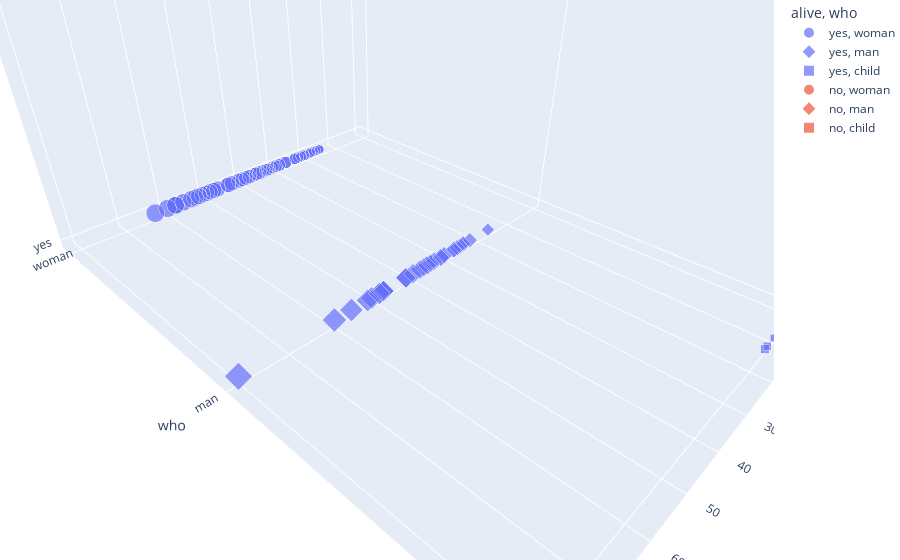

Notebook source saved alongside this figure:
### Code cell
# Second figures shows the same as the first one, except now a third dimension is added showing survivors
fig2 = px.scatter_3d(df, x="age", y="who", z="alive", color="alive", size="age", symbol="who")
fig2.update_layout(margin=dict(l=0, r=0, b=0, t=0))
fig2.show()

### Figure 1 — Plotly figure (JSON) as saved in the notebook; plotly's stock layout.template omitted (floating-point values rounded to 4 significant figures)
{"data": [{"hovertemplate": "alive=%{z}<br>who=%{y}<br>age=%{marker.size}<extra></extra>", "legendgroup": "yes, woman", "marker": {"color": "#636efa", "size": [38, 35, 58, 49, 29, 23, 32.5, 19, 22, 44, 58, 31, 32, 35, 30, 58, 35, 63, 19, 50, 17, 30, 24, 18, 31, 40, 36, 36, 16, 41, 24, 24, 22, 60, 24, 23, 24, 33, 23, 35, 54, 16, 34, 30, 44, 22, 36, 48, 39, 53, 39, 39, 18, 52, 40, 21, 24, 18, 24, 38, 27, 29, 21, 33, 36, 51, 43, 17, 49, 33, 52, 27, 39, 16, 48, 47, 56, 19], "sizemode": "area", "sizeref": 0.2, "symbol": "circle"}, "mode": "markers", "name": "yes, woman", "scene": "scene", "showlegend": true, "type": "scatter3d", "x": [38, 35, 58, 49, 29, 23, 32.5, 19, 22, 44, 58, 31, 32, 35, 30, 58, 35, 63, 19, 50, 17, 30, 24, 18, 31, 40, 36, 36, 16, 41, 24, 24, 22, 60, 24, 23, 24, 33, 23, 35, 54, 16, 34, 30, 44, 22, 36, 48, 39, 53, 39, 39, 18, 52, 40, 21, 24, 18, 24, 38, 27, 29, 21, 33, 36, 51, 43, 17, 49, 33, 52, 27, 39, 16, 48, 47, 56, 19], "y": ["woman", "woman", "woman", "woman", "woman", "woman", "woman", "woman", "woman", "woman", "woman", "woman", "woman", "woman", "woman", "woman", "woman", "woman", "woman", "woman", "woman", "woman", "woman", "woman", "woman", "woman", "woman", "woman", "woman", "woman", "woman", "woman", "woman", "woman", "woman", "woman", "woman", "woman", "woman", "woman", "woman", "woman", "woman", "woman", "woman", "woman", "woman", "woman", "woman", "woman", "woman", "woman", "woman", "woman", "woman", "woman", "woman", "woman", "woman", "woman", "woman", "woman", "woman", "woman", "woman", "woman", "woman", "woman", "woman", "woman", "woman", "woman", "woman", "woman", "woman", "woman", "woman", "woman"], "z": ["yes", "yes", "yes", "yes", "yes", "yes", "yes", "yes", "yes", "yes", "yes", "yes", "yes", "yes", "yes", "yes", "yes", "yes", "yes", "yes", "yes", "yes", "yes", "yes", "yes", "yes", "yes", "yes", "yes", "yes", "yes", "yes", "yes", "yes", "yes", "yes", "yes", "yes", "yes", "yes", "yes", "yes", "yes", "yes", "yes", "yes", "yes", "yes", "yes", "yes", "yes", "yes", "yes", "yes", "yes", "yes", "yes", "yes", "yes", "yes", "yes", "yes", "yes", "yes", "yes", "yes", "yes", "yes", "yes", "yes", "yes", "yes", "yes", "yes", "yes", "yes", "yes", "yes"]}, {"hovertemplate": "alive=%{z}<br>who=%{y}<br>age=%{marker.size}<extra></extra>", "legendgroup": "yes, man", "marker": {"color": "#636efa", "size": [34, 28, 23, 40, 38, 37, 25, 36, 32, 28, 52, 49, 48, 25, 36, 17, 36, 60, 49, 42, 80, 32, 48, 56, 36, 27, 31, 35, 42, 48, 27, 35, 51, 26], "sizemode": "area", "sizeref": 0.2, "symbol": "diamond"}, "mode": "markers", "name": "yes, man", "scene": "scene", "showlegend": true, "type": "scatter3d", "x": [34, 28, 23, 40, 38, 37, 25, 36, 32, 28, 52, 49, 48, 25, 36, 17, 36, 60, 49, 42, 80, 32, 48, 56, 36, 27, 31, 35, 42, 48, 27, 35, 51, 26], "y": ["man", "man", "man", "man", "man", "man", "man", "man", "man", "man", "man", "man", "man", "man", "man", "man", "man", "man", "man", "man", "man", "man", "man", "man", "man", "man", "man", "man", "man", "man", "man", "man", "man", "man"], "z": ["yes", "yes", "yes", "yes", "yes", "yes", "yes", "yes", "yes", "yes", "yes", "yes", "yes", "yes", "yes", "yes", "yes", "yes", "yes", "yes", "yes", "yes", "yes", "yes", "yes", "yes", "yes", "yes", "yes", "yes", "yes", "yes", "yes", "yes"]}, {"hovertemplate": "alive=%{z}<br>who=%{y}<br>age=%{marker.size}<extra></extra>", "legendgroup": "yes, child", "marker": {"color": "#636efa", "size": [4, 1, 3, 0.92, 2, 14, 4, 4, 15, 6, 11], "sizemode": "area", "sizeref": 0.2, "symbol": "square"}, "mode": "markers", "name": "yes, child", "scene": "scene", "showlegend": true, "type": "scatter3d", "x": [4, 1, 3, 0.92, 2, 14, 4, 4, 15, 6, 11], "y": ["child", "child", "child", "child", "child", "child", "child", "child", "child", "child", "child"], "z": ["yes", "yes", "yes", "yes", "yes", "yes", "yes", "yes", "yes", "yes", "yes"]}, {"hovertemplate": "alive=%{z}<br>who=%{y}<br>age=%{marker.size}<extra></extra>", "legendgroup": "no, woman", "marker": {"color": "#EF553B", "size": [50, 29, 25, 57], "sizemode": "area", "sizeref": 0.2, "symbol": "circle"}, "mode": "markers", "name": "no, woman", "scene": "scene", "showlegend": true, "type": "scatter3d", "x": [50, 29, 25, 57], "y": ["woman", "woman", "woman", "woman"], "z": ["no", "no", "no", "no"]}, {"hovertemplate": "alive=%{z}<br>who=%{y}<br>age=%{marker.size}<extra></extra>", "legendgroup": "no, man", "marker": {"color": "#EF553B", "size": [54, 19, 65, 45, 25, 46, 71, 21, 47, 24, 54, 37, 24, 36.5, 61, 56, 44, 62, 52, 40, 37, 36, 45.5, 38, 29, 27, 50, 64, 30, 65, 47, 58, 55, 18, 47, 45, 50, 36, 61, 58, 47, 31, 49, 42, 19, 36, 70, 19, 29, 46, 39, 31, 33], "sizemode": "area", "sizeref": 0.2, "symbol": "diamond"}, "mode": "markers", "name": "no, man", "scene": "scene", "showlegend": true, "type": "scatter3d", "x": [54, 19, 65, 45, 25, 46, 71, 21, 47, 24, 54, 37, 24, 36.5, 61, 56, 44, 62, 52, 40, 37, 36, 45.5, 38, 29, 27, 50, 64, 30, 65, 47, 58, 55, 18, 47, 45, 50, 36, 61, 58, 47, 31, 49, 42, 19, 36, 70, 19, 29, 46, 39, 31, 33], "y": ["man", "man", "man", "man", "man", "man", "man", "man", "man", "man", "man", "man", "man", "man", "man", "man", "man", "man", "man", "man", "man", "man", "man", "man", "man", "man", "man", "man", "man", "man", "man", "man", "man", "man", "man", "man", "man", "man", "man", "man", "man", "man", "man", "man", "man", "man", "man", "man", "man", "man", "man", "man", "man"], "z": ["no", "no", "no", "no", "no", "no", "no", "no", "no", "no", "no", "no", "no", "no", "no", "no", "no", "no", "no", "no", "no", "no", "no", "no", "no", "no", "no", "no", "no", "no", "no", "no", "no", "no", "no", "no", "no", "no", "no", "no", "no", "no", "no", "no", "no", "no", "no", "no", "no", "no", "no", "no", "no"]}, {"hovertemplate": "alive=%{z}<br>who=%{y}<br>age=%{marker.size}<extra></extra>", "legendgroup": "no, child", "marker": {"color": "#EF553B", "size": [2, 2], "sizemode": "area", "sizeref": 0.2, "symbol": "square"}, "mode": "markers", "name": "no, child", "scene": "scene", "showlegend": true, "type": "scatter3d", "x": [2, 2], "y": ["child", "child"], "z": ["no", "no"]}], "layout": {"autosize": true, "dragmode": "zoom", "legend": {"itemsizing": "constant", "title": {"text": "alive, who"}, "tracegroupgap": 0}, "margin": {"b": 0, "l": 0, "r": 0, "t": 0}, "scene": {"aspectmode": "auto", "aspectratio": {"x": 1, "y": 1.414, "z": 0.7071}, "camera": {"center": {"x": 0.1551, "y": 0.07711, "z": -0.2322}, "eye": {"x": 0.9297, "y": 0.8517, "z": 0.5424}, "projection": {"type": "perspective"}, "up": {"x": 0, "y": 0, "z": 1}}, "domain": {"x": [0, 1], "y": [0, 1]}, "dragmode": "zoom", "xaxis": {"title": {"text": "age"}, "type": "linear"}, "yaxis": {"categoryarray": ["woman", "man", "child"], "categoryorder": "array", "title": {"text": "who"}, "type": "category"}, "zaxis": {"categoryarray": ["yes", "no"], "categoryorder": "array", "title": {"text": "alive"}, "type": "category"}}}}
